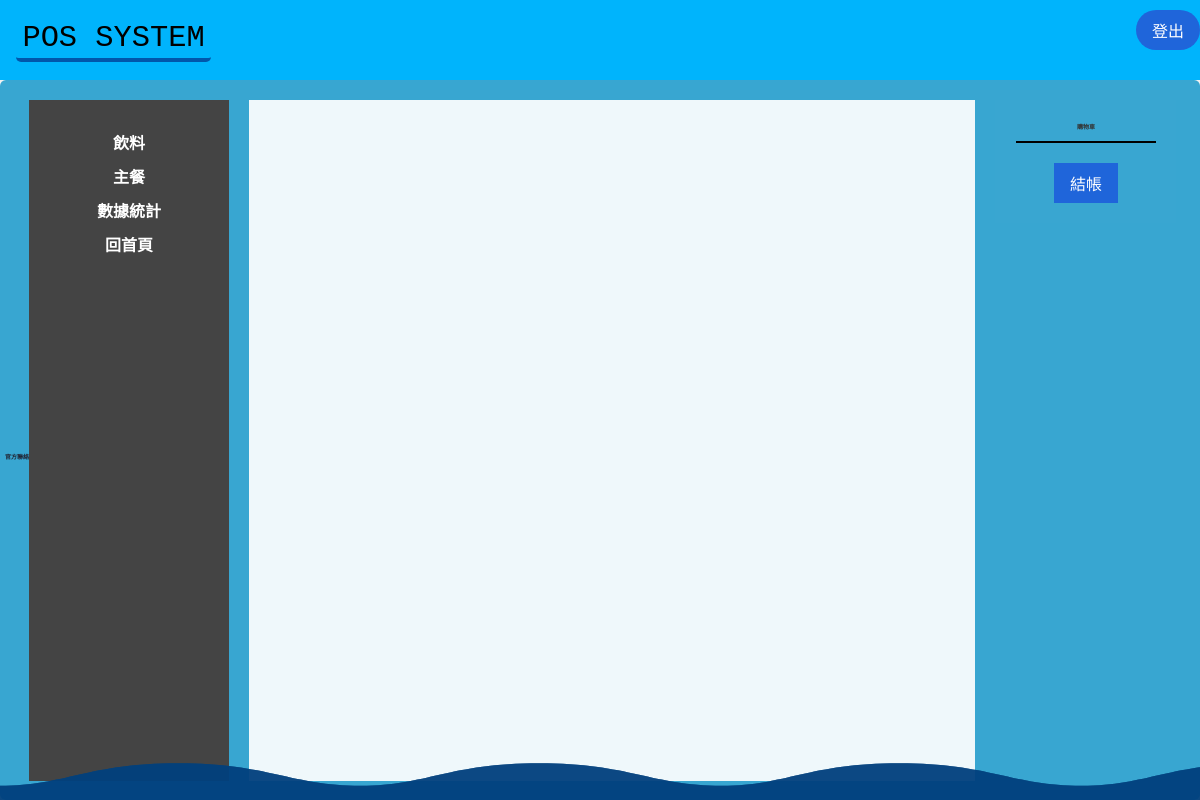
The app's page / (signed in), older data.
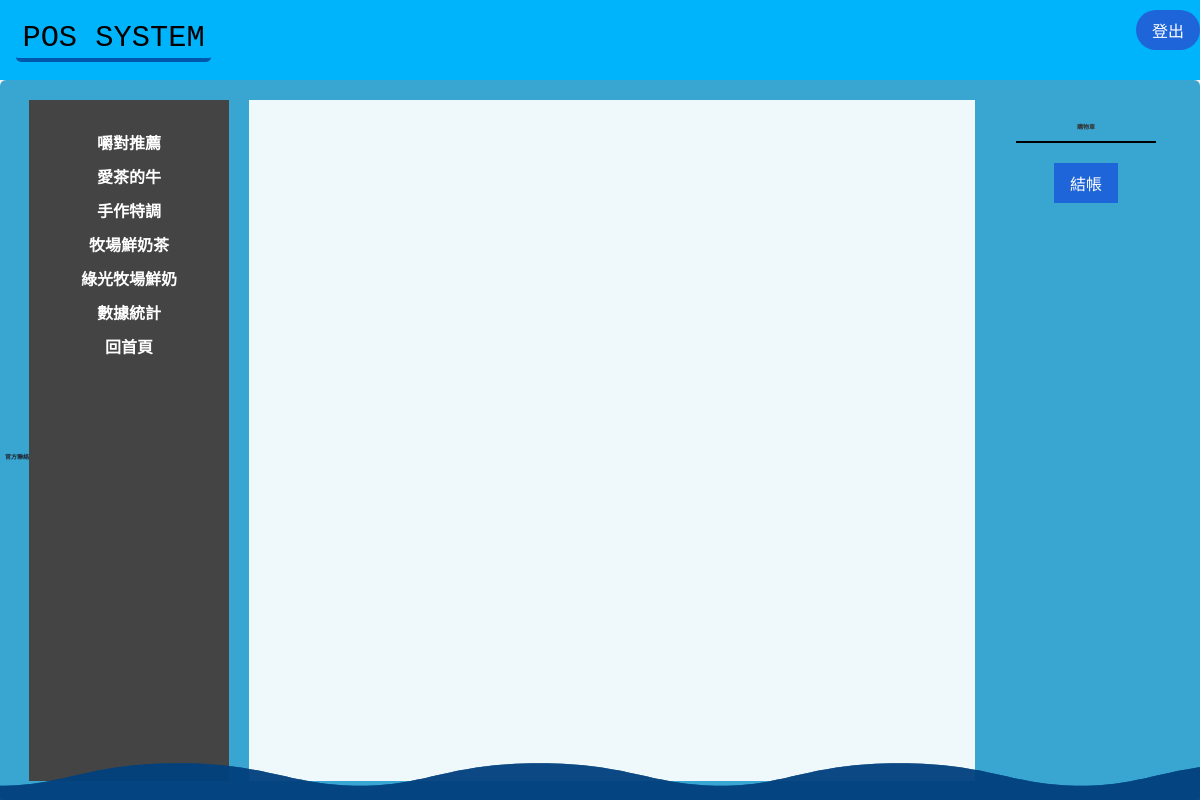
The same page, newer data.
### pos_system/models.py (models this page shows, shortened)
class Category(models.Model):
    name = models.CharField(max_length=100)

### pos_system/views.py (the view)
# urls.py: path('', views.index, name='index'),
def index(request):
    if not request.user.is_authenticated:
        return redirect('login')
    categories = Category.objects.all()
    products = Product.objects.all()
    cart = request.session.get('cart', {})
    context = {
        'categories': categories,
        'products': products,
        'cart': cart,
    }
    return render(request, 'pos_system/index.html', context)

### pos_system/templates/pos_system/index.html (shortened to what this page needs)
{% extends "./base.html" %}
{%block body%}
        <div class="ocean">
            <div class="wave"></div>
            <div class="wave"></div>
            <div class="wave"></div>
          </div>
         </main>
          <div class="header-right">
          <div class="container">
            <nav2>
             <div class="cart-section">
              <h2>購物車</h2>
               <div id="cart-items">
               <form id="checkout-form">
                 <button type="submit">結帳</button>
               </form>
               </div>
             </div>
            </nav2>
      </div>
    {% endblock %}

### pos_system/templates/pos_system/base.html (shortened to what this page needs)
<!DOCTYPE html>
<html lang="zh">
<head>
    {% load static %}
    <link rel="stylesheet" href="{% static 'css/style.css' %}" />
</head>
<body>
    <header>
      <div class="header-left">
        <button> POS SYSTEM </button>
      </div>
      <div class="header-right">
        <form action="{% url 'logout' %}" method="post">
            <button type="submit" class="coolBeans">登出</button>
        </form>
    </div>
    </header>
    <div class="card">
      <a href="https://www.iciil.nchu.edu.tw/" target="_blank">官方聯絡</a>
      <div class="container">
       <nav>
         <ul>
           {% for category in categories %}
              <li>
               <a href="#category{{ category.id }}" onclick="showSection('category{{ category.id }}')">{{ category.name }}</a>
             </li>
           {% endfor %}
           <li>
            <a href="/statistics/"> 數據統計 </a>
           </li>
           <li>
            <a href="/"> 回首頁 </a>
           </li>
          </ul>
        </nav>
       <main>
    {%block body%}
    {% endblock %}
</body>
</html>

### static/css/style.css (style rules this page uses)
.container { display: grid; grid-template-columns: repeat(2, 1fr); grid-gap: 20px; }
html, body, * { cursor: url('https://cur.cursors-4u.net/smilies/images1/smi52.gif') 30 30, default; }
a, button, input, select, textarea, div[role="button"], iframe { cursor: url('https://cur.cursors-4u.net/smilies/images1/smi52.gif') 30 30, default; }
* { cursor: url('https://cur.cursors-4u.net/smilies/images1/smi52.gif') 30 30, default; }
body, html { font-family: Arial, sans-serif; margin: 0; padding: 0; display: flex; flex-direction: column; height: 100%; background-color: #f4f4f4; }
html, body { margin: 0; min-height: 100%; background-color: #f2f2f2; }
.ocean { height: 40px; width: 100%; position: absolute; bottom: 0; left: 0; right: 0; overflow-x: hidden; }
.wave { position: absolute; width: 200%; height: 100%; animation: wave 10s -3s linear infinite; transform: translate3d(10, 10, 10); opacity: 0.8; }
.wave:nth-of-type(2) { bottom: 0; animation: wave 18s linear reverse infinite; opacity: 0.5; }
.wave:nth-of-type(3) { bottom: 0; animation: wave 20s -1s linear infinite; opacity: 0.5; }
header { background: #00b4fc; color: #fff; padding: 10px 0; text-align: left; }
.container { display: flex; flex: 1; height: calc(91.4vh - 50px); }
nav { width: 200px; background: #444; color: #fff; padding: 20px; box-sizing: border-box; height: 100%; overflow: auto; flex-shrink: 0; }
nav2 { width: 200px; background: #baeef400; color: #fff; padding: 0 px; box-sizing: border-box; height: 100%; overflow: auto; flex-shrink: 0; -o-box-align: center; align-items: center; }
nav ul { list-style-type: none; padding: 0; margin: 0; }
nav ul li { margin: 10px 0; }
nav ul li a { color: #fff; text-decoration: none; font-size: 10em; }
main { flex: 1; padding: 20px; background: rgba(255, 255, 255, 0.918); overflow-y: auto; }
h2 { color: #333; border-bottom: 2px solid #000000; padding-bottom: 10px; margin-bottom: 20px; }
.header-left { float: left; background-color: #1f64da00; color: #fff; border: none; padding: 8px 16px; cursor: pointer; font-size: 16px; }
.header-left button { background-color: #ffffff00; border: 0; outline: 0; padding: 0.2rem 0.4rem; font-size: 1.9rem; font-family: monospace; box-shadow: 0px 5px 10px #0058ab00; transition: all 1s; cursor: pointer; border-radius: 5px; border-bottom: 4px solid #0057ab; }
.header-right { float: right; }
.header-right form { display: inline-block; }
.header-right button { background-color: #1f65da; color: #fff; border: none; padding: 8px 16px; cursor: pointer; font-size: 16px; }
.cart-section { width: 70%; background-color: #f5f5f501; padding: 20px; border-left: 1px solid #dddddd00; }
.coolBeans { border: 2px solid currentColor; border-radius: 3rem; color: rgb(192, 189, 26); font-family: roboto; font-size: 4rem; font-weight: 100; overflow: hidden; padding: 1rem 2rem; position: relative; text-decoration: none; transition: 0.2s transform ease-in-out; will-change: transform; z-index: 0; }
.coolBeans::after { background-color: rgb(170, 22, 22); border-radius: 3rem; content: ''; display: block; height: 100%; width: 100%; position: absolute; left: 0; top: 0; transform: translate(-100%, 0) rotate(10deg); transform-origin: top left; transition: 0.2s transform ease-out; will-change: transform; z-index: -1; }
:root { --card-height: repeat(auto-fit, minmax(200px, 1fr)); --card-width: repeat(auto-fit, minmax(200px, 1fr)); }
.card { background: #38a6d1; height: calc(100% - 10px); box-sizing: border-box; padding: 5px; position: relative; border-radius: 6px; justify-content: center; align-items: center; text-align: center; display: flex; font-size: 0.1em; color: #38a6d1; cursor: pointer; font-family: cursive; }
a { color: #212534; text-decoration: none; font-family: sans-serif; font-weight: bold; margin-top: 2rem; }
body { background-image: url("https://s1.aigei.com/src/img/gif/e9/e9fb610404e5498aa5ad7f188d1a5eff.gif?e=1735488000&token=P7S2Xpzfz11vAkASLTkfHN7Fw-oOZBecqeJaxypL:mPeIS8BABwBQEvrDvcB6VYJ3G68="); background-size: cover; background-attachment: fixed; }

Row changes from the older to the newer data that the page shows:
removed Category: name "飲料"
removed Category: name "主餐"
added Category: name "嚼對推薦"
added Category: name "愛茶的牛"
added Category: name "手作特調"
added Category: name "牧場鮮奶茶"
added Category: name "綠光牧場鮮奶"
